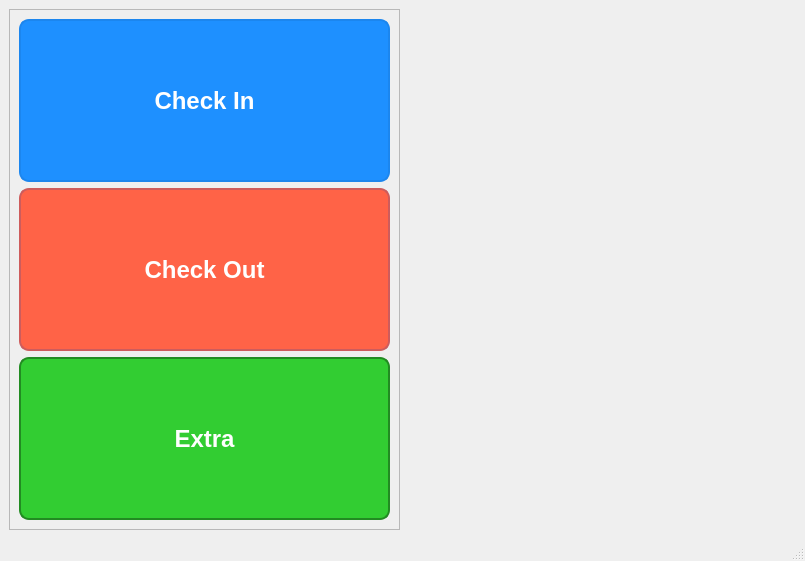
<?xml version="1.0" encoding="UTF-8"?>
<ui version="4.0">
 <class>MainWindow</class>
 <widget class="QMainWindow" name="MainWindow">
  <property name="geometry">
   <rect>
    <x>0</x>
    <y>0</y>
    <width>805</width>
    <height>561</height>
   </rect>
  </property>
  <property name="windowTitle">
   <string>Hotel Management</string>
  </property>
  <widget class="QWidget" name="centralwidget">
   <layout class="QHBoxLayout" name="horizontalLayout_2">
    <item>
     <widget class="QFrame" name="frame">
      <property name="sizePolicy">
       <sizepolicy hsizetype="Expanding" vsizetype="Expanding">
        <horstretch>0</horstretch>
        <verstretch>0</verstretch>
       </sizepolicy>
      </property>
      <property name="frameShape">
       <enum>QFrame::Shape::StyledPanel</enum>
      </property>
      <property name="frameShadow">
       <enum>QFrame::Shadow::Raised</enum>
      </property>
      <layout class="QVBoxLayout" name="verticalLayout">
       <item>
        <widget class="QPushButton" name="pushButtonCheckIn">
         <property name="sizePolicy">
          <sizepolicy hsizetype="Expanding" vsizetype="Expanding">
           <horstretch>0</horstretch>
           <verstretch>0</verstretch>
          </sizepolicy>
         </property>
         <property name="styleSheet">
          <string notr="true">QPushButton {
    background-color: #1E90FF;  /* Dodger Blue */
    border: 2px solid #1C86EE;  /* Steel Blue */
    border-radius: 10px;
    padding: 10px;
    color: white;
    font-size: 24px;
    font-weight: bold;
    box-shadow: 2px 2px 5px rgba(0, 0, 0, 0.5);
}
QPushButton:hover {
    background-color: #63B8FF;  /* Light Sky Blue */
}
QPushButton:pressed {
    background-color: #1C86EE;  /* Steel Blue */
    padding-left: 12px;
    padding-top: 12px;
}</string>
         </property>
         <property name="text">
          <string>Check In</string>
         </property>
        </widget>
       </item>
       <item>
        <widget class="QPushButton" name="pushButtonCheckOut">
         <property name="sizePolicy">
          <sizepolicy hsizetype="Expanding" vsizetype="Expanding">
           <horstretch>0</horstretch>
           <verstretch>0</verstretch>
          </sizepolicy>
         </property>
         <property name="styleSheet">
          <string notr="true">QPushButton {
    background-color: #FF6347;  /* Tomato */
    border: 2px solid #CD5C5C;  /* Indian Red */
    border-radius: 10px;
    padding: 10px;
    color: white;
    font-size: 24px;
    font-weight: bold;
    box-shadow: 2px 2px 5px rgba(0, 0, 0, 0.5);
}
QPushButton:hover {
    background-color: #FF7F50;  /* Coral */
}
QPushButton:pressed {
    background-color: #CD5C5C;  /* Indian Red */
    padding-left: 12px;
    padding-top: 12px;
}</string>
         </property>
         <property name="text">
          <string>Check Out</string>
         </property>
        </widget>
       </item>
       <item>
        <widget class="QPushButton" name="pushButtonExtra">
         <property name="sizePolicy">
          <sizepolicy hsizetype="Expanding" vsizetype="Expanding">
           <horstretch>0</horstretch>
           <verstretch>0</verstretch>
          </sizepolicy>
         </property>
         <property name="styleSheet">
          <string notr="true">
QPushButton {
    background-color: #32CD32;  /* Lime Green */
    border: 2px solid #228B22;  /* Forest Green */
    border-radius: 10px;
    padding: 10px;
    color: white;
    font-size: 24px;
    font-weight: bold;
    box-shadow: 2px 2px 5px rgba(0, 0, 0, 0.5);
}
QPushButton:hover {
    background-color: #66CDAA;  /* Medium Aquamarine */
}
QPushButton:pressed {
    background-color: #228B22;  /* Forest Green */
    padding-left: 12px;
    padding-top: 12px;
}</string>
         </property>
         <property name="text">
          <string>Extra</string>
         </property>
        </widget>
       </item>
      </layout>
     </widget>
    </item>
    <item>
     <widget class="QLabel" name="label">
      <property name="sizePolicy">
       <sizepolicy hsizetype="Expanding" vsizetype="Expanding">
        <horstretch>0</horstretch>
        <verstretch>0</verstretch>
       </sizepolicy>
      </property>
      <property name="text">
       <string/>
      </property>
      <property name="pixmap">
       <pixmap resource="resource.qrc">:/image/hotellogo.png</pixmap>
      </property>
     </widget>
    </item>
   </layout>
  </widget>
  <widget class="QMenuBar" name="menubar">
   <property name="geometry">
    <rect>
     <x>0</x>
     <y>0</y>
     <width>805</width>
     <height>22</height>
    </rect>
   </property>
  </widget>
  <widget class="QStatusBar" name="statusbar"/>
 </widget>
 <resources>
  <include location="resource.qrc"/>
 </resources>
 <connections/>
</ui>
